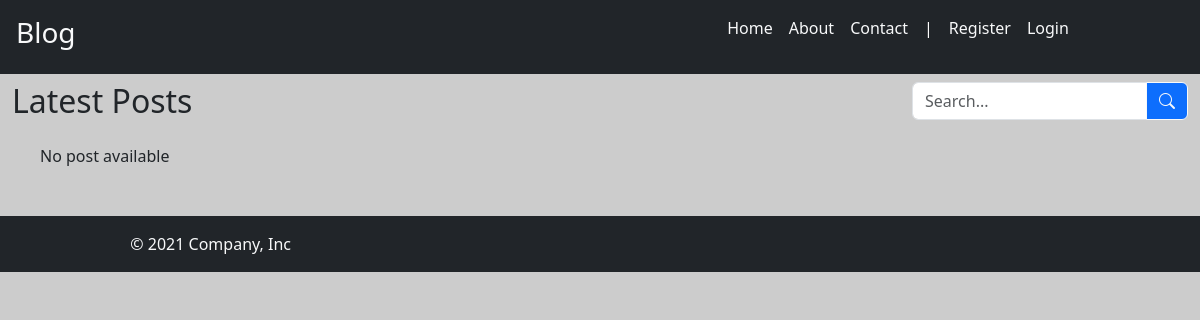
The app's page /, older data.
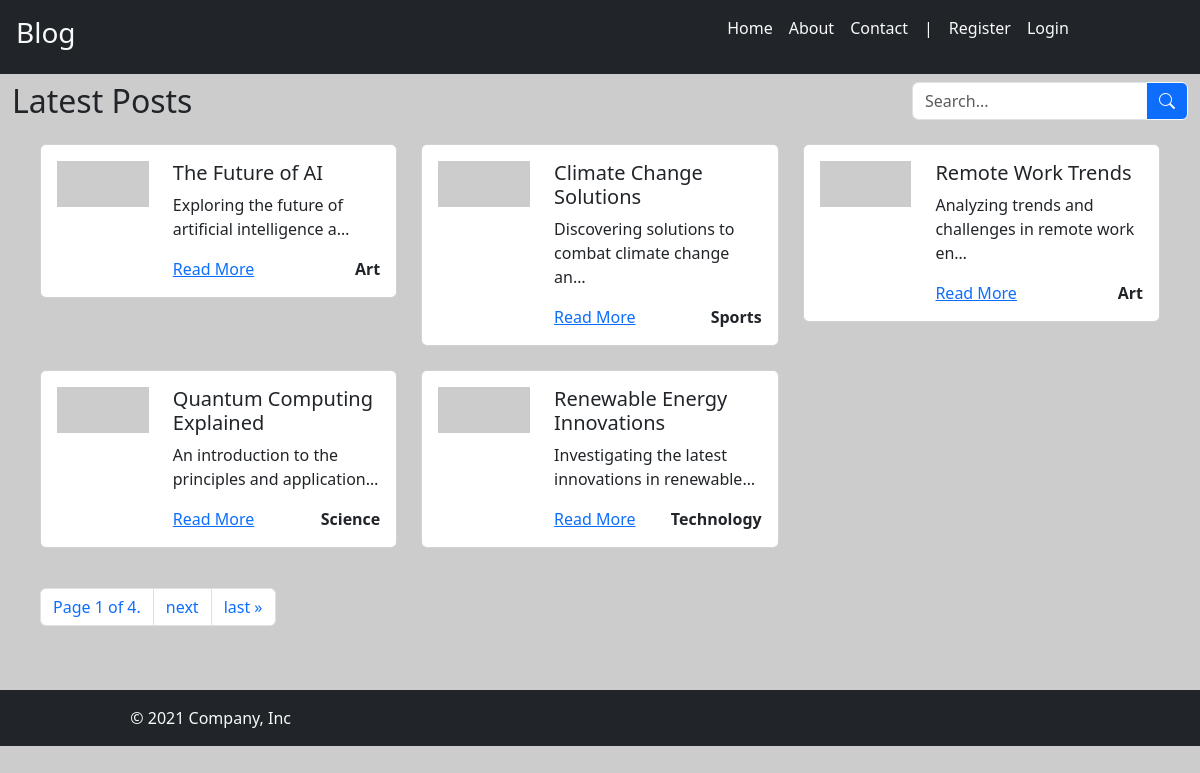
The same page, newer data.
### blog/models.py (models this page shows, shortened)
class Post(models.Model):
    title = models.CharField(max_length=100)
    content = models.TextField()
    img_url = models.ImageField(null=True,upload_to="posts/images")
    created_at = models.DateTimeField(auto_now_add=True)
    slug = models.SlugField(unique=True)
    category = models.ForeignKey(Category, on_delete=models.CASCADE)
    user = models.ForeignKey(User,on_delete=models.CASCADE,null=True)
    is_published = models.BooleanField(default=False)
    def formatted_img_url(self):
        url = self.img_url if self.img_url.__str__().startswith(('http://','https://')) else self.img_url.url
        return url

class Category(models.Model):
    name = models.CharField(max_length=100)

### blog/views.py (the view)
# urls.py: path("", views.index, name="index"),
def index(request):
    posts = Post.objects.filter(is_published=True)
    paginator = Paginator(posts, 5)
    pg_number = request.GET.get("page")
    pg_obj = paginator.get_page(pg_number)
    return render(request, "blog/index.html", {"pg_obj": pg_obj})

### blog/templates/blog/index.html (shortened to what this page needs)
{% extends 'blog/base.html'%} {% block content %}
<div class="container-fluid">
  <div class="row my-2">
    <div class="col">
      <h2>Latest Posts</h2>
    </div>
    <div class="col-3">
      <div class="input-group">
        <input
          type="text"
          class="form-control"
          placeholder="Search..."
          aria-label="Search"
        />
        <button
          class="btn btn-outline-light btn-primary"
          type="button"
          id="button-search"
        >
          <i class="bi bi-search"></i>
        </button>
      </div>
    </div>
  </div>
  <div class="row m-3">
    {% if pg_obj %} {% for post in pg_obj %}
    <div class="col-4 mb-4">
      <div class="card">
        <div class="card-body">
          <div class="row">
            <div class="col-md-4">
              <img src="{{post.formatted_img_url}}" class="img-fluid" alt="..." />
            </div>
            <div class="col-md-8">
              <h5 class="card-title">{{post.title}}</h5>
              <p class="card-text">{{post.content|truncatechars:50}}</p>
              <div class="d-flex justify-content-between">
                <a href="{% url 'blog:detail' slug=post.slug %}">Read More</a>
                <a class="text-decoration-none text-dark fw-bold" href="#"
                  >{{post.category.name}}</a
                >
              </div>
            </div>
          </div>
        </div>
      </div>
    </div>
    {% endfor %}
    <div class="col-12 my-3">
      {% if pg_obj.has_other_pages %}
      <nav aria-label="Page navigation">
        <ul class="pagination">
          <li class="page-item">
            <span class="page-link"
              >Page {{pg_obj.number}} of {{pg_obj.paginator.num_pages}}.</span
            >
          </li>
          {% if pg_obj.has_next%}
          <li class="page-item">
            <a
              class="page-link"
              href="?page={{pg_obj.next_page_number}}"
              aria-label="Next"
            >
              <span aria-hidden="true">next</span>
            </a>
          </li>
          <li class="page-item">
            <a
              class="page-link"
              href="?page={{pg_obj.paginator.num_pages}}"
              aria-label="Last"
            >
              <span aria-hidden="true">last &raquo;</span>
            </a>
          </li>
          {% endif%}
        </ul>
      </nav>
      {%endif%}
    </div>
    {% else %}
    <p>No post available</p>
    <p>{% endif %}</p>
  </div>
</div>
{% endblock %}

### blog/templates/blog/base.html (shortened to what this page needs)
{% load static %}
<!DOCTYPE html>
<html lang="en">
  <head>
    <link
      href="https://cdn.jsdelivr.net/npm/bootstrap@5.3.3/dist/css/bootstrap.min.css"
      rel="stylesheet"
    />
    <link rel="stylesheet" href="{% static 'blog/css/style.css' %}" />
    <link
      rel="stylesheet"
      href="https://cdn.jsdelivr.net/npm/bootstrap-icons@1.3.0/font/bootstrap-icons.css"
    />
  </head>
  <body>
    {% include 'blog/includes/header.html' %} {% block content %} {% endblock %}
    {% include 'blog/includes/footer.html' %}
  </body>
</html>

### blog/templates/blog/includes/header.html
<header class="p-3 bg-dark text-white">
  <div class="row">
    <div class="col">
      <h3><a class="text-light text-decoration-none" href="/">Blog</a></h3>
    </div>
    <div class="col">
      <div class="d-flex justify-content-center gap-3">
        <a class="text-light text-decoration-none" href="/">Home</a>
        <a class="text-light text-decoration-none" href="/about">About</a>
        <a class="text-light text-decoration-none" href="/contact">Contact</a>
        <span>|</span>
        {% if user.is_authenticated %}
        <a class="text-light text-decoration-none" href="{% url "blog:dashboard"%}">Dashboard</a>
        <a class="text-light text-decoration-none" href="{% url "blog:logout"%}">Logout</a>
        {% else %}
        <a class="text-light text-decoration-none" href="{% url "blog:register"%}">Register</a>
        <a class="text-light text-decoration-none" href="{% url "blog:login"%}">Login</a>
        {% endif %}
      </div>
    </div>
  </div>
</header>

### blog/templates/blog/includes/footer.html
<footer class="bg-dark text-light p-3 sticky-bottom">
  <div class="col-4 d-flex justify-content-center align-items-center">
    <span class="text-light">© 2021 Company, Inc</span>
  </div>
</footer>

### blog/static/blog/css/style.css (style rules this page uses)
body { background-color: #cccccc; }

Row changes from the older to the newer data that the page shows:
added Post: title "The Future of AI", content "Exploring the future of artificial intelligence a…", category.name "Art"
added Post: title "Climate Change Solutions", content "Discovering solutions to combat climate change an…", category.name "Sports"
added Post: title "Remote Work Trends", content "Analyzing trends and challenges in remote work en…", category.name "Art"
added Post: title "Quantum Computing Explained", content "An introduction to the principles and application…", category.name "Science"
added Post: title "Renewable Energy Innovations", content "Investigating the latest innovations in renewable…", category.name "Technology"
Text that changed along with them:
{{ pg_obj.number }}: (not shown) → "1"
{{ pg_obj.paginator.num_pages }}: (not shown) → "4"
text no longer shown: "No post available"
text now shown: "Page of . next last »"
